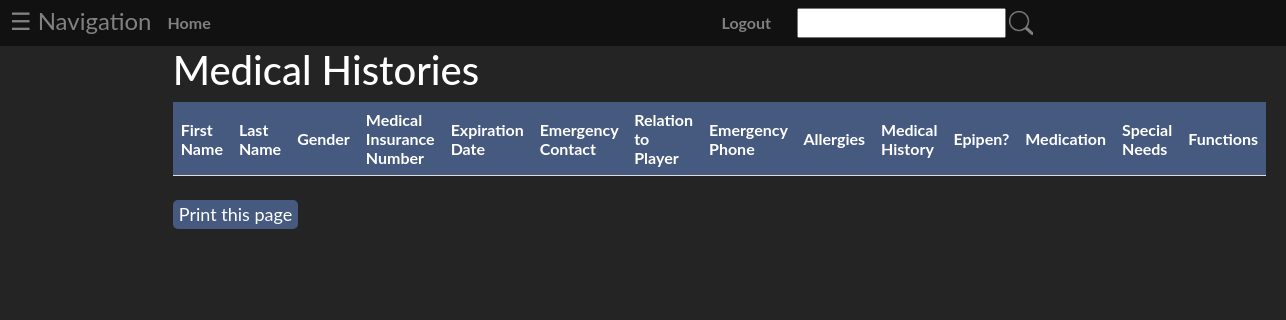
Before: /Participant/medical with the older database file.
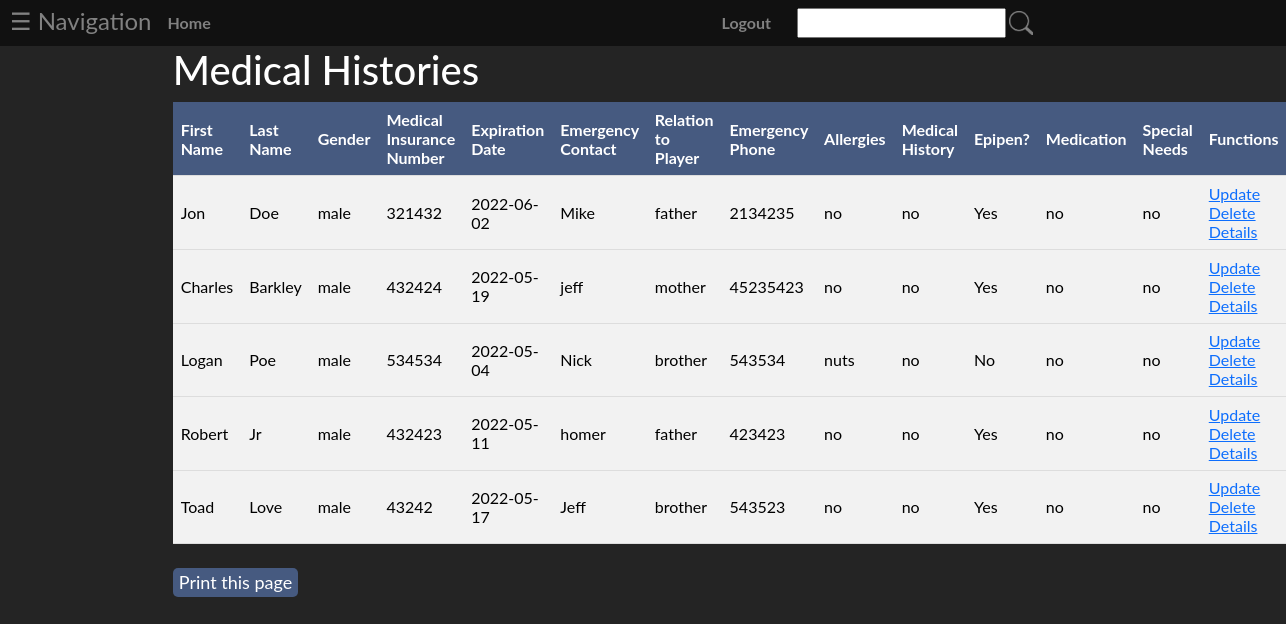
After: the same page with the newer database file.
### tables this page shows
CREATE TABLE `participant` (
  `participant_id` int(11) NOT NULL,
  `customer_id` int(11) NOT NULL,
  `first_name` varchar(25) NOT NULL,
  `last_name` varchar(25) NOT NULL,
  `gender` varchar(25) NOT NULL,
  `dob` date NOT NULL,
  `address` varchar(25) NOT NULL,
  `city` varchar(25) NOT NULL,
  `postal_code` varchar(25) NOT NULL,
  `main_phone` varchar(25) NOT NULL,
  `secondary_phone` varchar(25) NOT NULL,
  `email` varchar(25) NOT NULL,
  `occupation` varchar(25) NOT NULL,
  `heard_from` varchar(25) NOT NULL,
  `years_of_practice` int(11) NOT NULL,
  `medical_insurance_number` varchar(25) NOT NULL,
  `exp_date` date NOT NULL,
  `emer_contact` varchar(25) NOT NULL,
  `relation_to_player` varchar(25) NOT NULL,
  `emer_phone` varchar(25) NOT NULL,
  `allergies` varchar(25) NOT NULL,
  `med_history` varchar(25) NOT NULL,
  `epipen` tinyint(1) NOT NULL,
  `meds` varchar(25) NOT NULL,
  `spec_needs` varchar(25) NOT NULL,
  `promotion` tinyint(1) NOT NULL,
  `transport` tinyint(1) NOT NULL,
  `volunteer` tinyint(1) NOT NULL,
  `family` tinyint(1) NOT NULL,
  `equip_needs` varchar(25) NOT NULL,
  `notes` text NOT NULL
);

### app/core/App.php (called while the page is built, shortened)
<?php
	class App{
		private $method = 'index';
		public function __construct(){
			$url = self::parseUrl();
			if(isset($url[0])){
				unset($url[0]);
			}
			$this->controller = new $this->controller;
			if(isset($url[1])){
				if(method_exists($this->controller, $url[1])){
					$this->method = $url[1];
				}
				unset($url[1]);
			}
			$this->params = $url ? array_values($url) : [];
			call_user_func_array([$this->controller, $this->method], $this->params);
		}
		private static function parseUrl(){
			if(isset($_GET['url'])){
				return explode('/',
					filter_var(
						rtrim($_GET['url'], '/'),
						FILTER_SANITIZE_URL)
				);
			}
		}
	}

### index.php (called while the page is built, shortened)
<?php
	new \app\core\App();

### app/models/Participant.php (called while the page is built, shortened)
<?php
class Participant extends \app\core\Model{
	function getAll() {
		$SQL = 'SELECT * FROM participant';
		$STMT = self::$_connection->prepare($SQL);
		$STMT->execute();
		$STMT->setFetchMode(\PDO::FETCH_CLASS, "app\models\Participant");
		return $STMT->fetchAll();
	}
}

### app/core/DBConnection.php (called while the page is built, shortened)
<?php
class DBConnection{
	static $connection = null;
	private function __construct(){
		if(self::$connection == null){
			$host = 'localhost';
			$DBname = 'sysdevproject';
			$user = 'root';
			$password = '';
			self::$connection = new \PDO("mysql:host=$host;dbname=$DBname", $user, $password);
		}
}
	public static function getInstance(){
		return self::$connection;
	}
}

### app/views/Participant/medical.php (the view, shortened to what this page needs)
<html>
<head>
	<link href="https://cdn.jsdelivr.net/npm/bootstrap@5.1.3/dist/css/bootstrap.min.css" rel="stylesheet">
	<link rel="stylesheet" type="text/css" href="/app/styles/general.css">
	<link rel="stylesheet" type="text/css" href="/app/styles/tables.css">
</head>
<form action="" method="Post">
<body>
	<div class='container'>
		<h1>Medical Histories</h1>
		<table>
			<tr>
				<th>First Name</th> <th>Last Name</th> <th>Gender</th> <th>Medical Insurance Number</th> <th>Expiration Date</th>
				<th>Emergency Contact</th> <th>Relation to Player</th> <th>Emergency Phone</th> <th>Allergies</th>
				<th>Medical History</th> <th>Epipen?</th> <th>Medication</th> <th>Special Needs</th> <th>Functions</th>
			</tr>
			<?php
				foreach ($data as $participant) {
					echo "<tr class='data'>
						<td>$participant->first_name</td>
						<td>$participant->last_name</td>
						<td>$participant->gender</td>
						<td>$participant->medical_insurance_number</td>
						<td>$participant->exp_date</td>
						<td>$participant->emer_contact</td>
						<td>$participant->relation_to_player</td>
						<td>$participant->emer_phone</td>
						<td>$participant->allergies</td>
						<td>$participant->med_history</td>";
						if ($participant->epipen == 0) { echo "<td>Yes</td>"; } else { echo "<td>No</td>"; }
					echo "<td>$participant->meds</td>
						<td>$participant->spec_needs</td>
						<td>
							<a href='/participant/update/$participant->participant_id'>" . "Update" . "</a>
							<a href='/participant/delete/$participant->participant_id'>" . "Delete" . "</a>
							<a href='/participant/details/$participant->participant_id'>" . "Details" . "</a>
						</td>
					<tr>";
				}
			?>
		</table>
		<br>
		<button class="print" onClick="window.print()">Print this page</button>
	</div>
</body>
</html>

Changed rows visible on the page:
added participant: first_name "Jon", last_name "Doe", gender "male", medical_insurance_number "321432", exp_date "2022-06-02", emer_contact "Mike", relation_to_player "father", emer_phone "2134235", allergies "no", med_history "no", epipen "Yes", meds "no", spec_needs "no"
added participant: first_name "Charles", last_name "Barkley", gender "male", medical_insurance_number "432424", exp_date "2022-05-19", emer_contact "jeff", relation_to_player "mother", emer_phone "45235423", allergies "no", med_history "no", epipen "Yes", meds "no", spec_needs "no"
added participant: first_name "Logan", last_name "Poe", gender "male", medical_insurance_number "534534", exp_date "2022-05-04", emer_contact "Nick", relation_to_player "brother", emer_phone "543534", allergies "nuts", med_history "no", epipen "No", meds "no", spec_needs "no"
added participant: first_name "Robert", last_name "Jr", gender "male", medical_insurance_number "432423", exp_date "2022-05-11", emer_contact "homer", relation_to_player "father", emer_phone "423423", allergies "no", med_history "no", epipen "Yes", meds "no", spec_needs "no"
added participant: first_name "Toad", last_name "Love", gender "male", medical_insurance_number "43242", exp_date "2022-05-17", emer_contact "Jeff", relation_to_player "brother", emer_phone "543523", allergies "no", med_history "no", epipen "Yes", meds "no", spec_needs "no"
